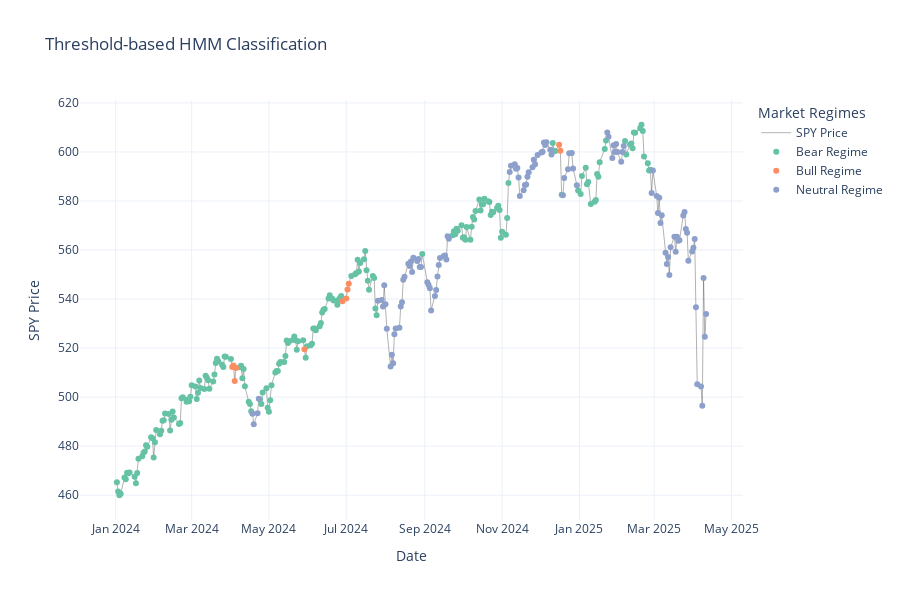
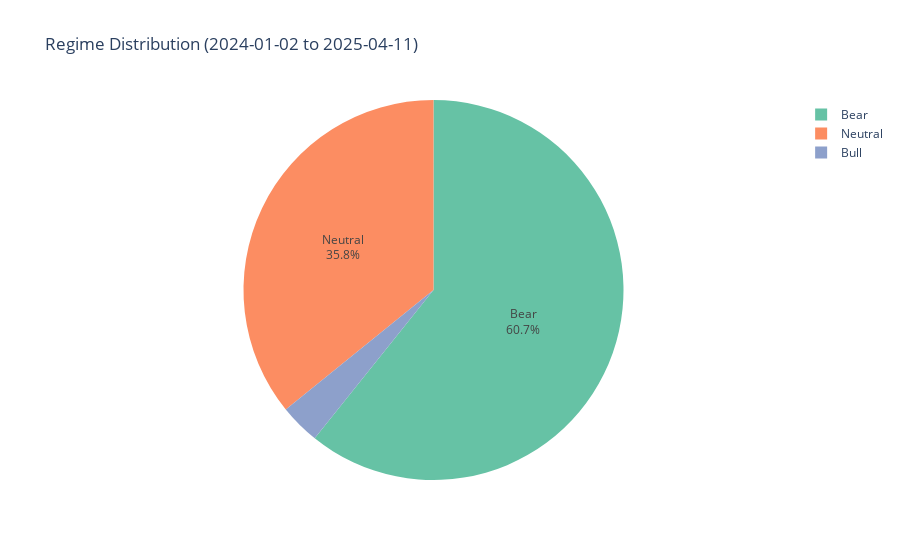

Notebook code for these charts, in order:
### Code cell
# %%
def get_posterior_probabilities(model, obs):
    """
    Compute posterior (gamma) probabilities for each time step in an HMM
    using the 'score_samples' method provided by hmmlearn.

    :param model: Trained hmmlearn GaussianHMM (or similar)
    :param obs: numpy array of shape (n_samples, n_features), the observation sequence
    :return: 2D numpy array of shape (n_samples, n_states) with posterior probabilities
    """
    # score_samples returns (total log-likelihood, posterior probabilities)
    _, posteriors = model.score_samples(obs)  
    return posteriors


def predict_regimes_with_threshold(model, data, start_date, end_date, regime_labels, threshold=0.6):
    """
    Predict market regimes using a trained HMM model, then apply a probability threshold
    to decide if we 'trust' a new state's posterior probability. If no state
    exceeds the threshold on a given day, remain in the previous day's regime.

    :param model: Trained hmmlearn GaussianHMM instance
    :param data: DataFrame with columns including 'Date' and the HPF features
    :param start_date: Start date string (YYYY-MM-DD)
    :param end_date: End date string (YYYY-MM-DD)
    :param regime_labels: List of string labels for each HMM state
    :param threshold: Float in [0,1], minimum posterior probability to accept a new regime
    :return: DataFrame with predicted regimes and final regime labels after threshold logic
    """
    # Filter data for prediction period
    pred_data = data[(data['Date'] >= start_date) & (data['Date'] <= end_date)].copy()
    if len(pred_data) == 0:
        print(f"No data available for period {start_date} to {end_date}")
        return None
    
    # Prepare observations
    obs = np.column_stack([
        pred_data['HPF_Volatility'].values, 
        pred_data['HPF_Return'].values,
        pred_data['HPF_LogVIX'].values,
        pred_data['HPF_SPY_Volume_Volatility'].values,
        pred_data['HPF_SPY_Volume_index_to_vol_20daySMA'].values,
        pred_data['HPF_volatility_VIX'].values,
        pred_data['HPF_Return_to_Volatility'].values
    ])
    
    # Compute posterior probabilities for each time step
    posteriors = get_posterior_probabilities(model, obs)  # shape (n_samples, n_states)
    
    # We will hold the final classification here
    final_states = np.zeros(len(pred_data), dtype=int)
    
    # Initialize with the maximum posterior state on the first day
    first_day_max = np.argmax(posteriors[0])
    final_states[0] = first_day_max
    
    # Apply threshold-based logic for subsequent days
    for i in range(1, len(pred_data)):
        max_state = np.argmax(posteriors[i])
        max_prob = posteriors[i, max_state]
        
        # If the new state's probability is below threshold, stick to previous day's state
        if max_prob < threshold:
            final_states[i] = final_states[i-1]
        else:
            # Accept the new state
            final_states[i] = max_state
    
    pred_data['Predicted_Regime'] = final_states
    pred_data['Regime_Label'] = [regime_labels[state] for state in final_states]
    
    # Print summary stats
    unique, counts = np.unique(final_states, return_counts=True)
    total_days = len(pred_data)
    print(f"\nThreshold-based Regime Prediction from {start_date} to {end_date}")
    print(f"Threshold = {threshold:.2f}")
    print(f"{'Regime':<10} {'Label':<10} {'Days':<6} {'Pct':<6}")
    for st, cnt in zip(unique, counts):
        pct = cnt / total_days * 100
        print(f"{st:<10} {regime_labels[st]:<10} {cnt:<6} {pct:.2f}%")
    
    return pred_data

# USAGE EXAMPLE AFTER YOU RUN YOUR 'main()':
# --------------------------------------------------------
threshold_results = predict_regimes_with_threshold(
     model_objects['model'],
     model_objects['data'],
     "2024-01-02",
     "2025-04-13",
     model_objects['regime_labels'],
     threshold=0.95
)
plot_regimes(threshold_results, "Threshold-based HMM Classification")

### Figure 1 — Plotly figure (JSON) as saved in the notebook; plotly's stock layout.template omitted (floating-point values rounded to 4 significant figures; data arrays with more than 128 entries replaced by an {"elided": "..."} marker saying what was removed)
{"data": [{"line": {"color": "rgba(0,0,0,0.3)", "width": 1}, "mode": "lines", "name": "SPY Price", "type": "scatter", "x": {"elided": "321 str values"}, "y": {"elided": "321 float values"}}, {"hovertemplate": "%{x}<br>Price: %{y:.2f}<br>Regime: Bear", "marker": {"color": "rgb(102,194,165)", "size": 6}, "mode": "markers", "name": "Bear Regime", "type": "scatter", "x": {"elided": "195 str values"}, "y": {"elided": "195 float values"}}, {"hovertemplate": "%{x}<br>Price: %{y:.2f}<br>Regime: Bull", "marker": {"color": "rgb(252,141,98)", "size": 6}, "mode": "markers", "name": "Bull Regime", "type": "scatter", "x": ["2024-04-02T00:00:00.000000000", "2024-04-03T00:00:00.000000000", "2024-04-04T00:00:00.000000000", "2024-04-05T00:00:00.000000000", "2024-05-29T00:00:00.000000000", "2024-06-28T00:00:00.000000000", "2024-07-01T00:00:00.000000000", "2024-07-02T00:00:00.000000000", "2024-07-03T00:00:00.000000000", "2024-12-16T00:00:00.000000000", "2024-12-17T00:00:00.000000000"], "y": [512.3, 512.9, 506.6, 511.9, 519.5, 539.1, 540.2, 543.9, 546.3, 602.9, 600.5]}, {"hovertemplate": "%{x}<br>Price: %{y:.2f}<br>Regime: Neutral", "marker": {"color": "rgb(141,160,203)", "size": 6}, "mode": "markers", "name": "Neutral Regime", "type": "scatter", "x": ["2024-04-18T00:00:00.000000000", "2024-04-19T00:00:00.000000000", "2024-04-22T00:00:00.000000000", "2024-04-23T00:00:00.000000000", "2024-07-26T00:00:00.000000000", "2024-07-29T00:00:00.000000000", "2024-07-30T00:00:00.000000000", "2024-07-31T00:00:00.000000000", "2024-08-01T00:00:00.000000000", "2024-08-02T00:00:00.000000000", "2024-08-05T00:00:00.000000000", "2024-08-06T00:00:00.000000000", "2024-08-07T00:00:00.000000000", "2024-08-08T00:00:00.000000000", "2024-08-09T00:00:00.000000000", "2024-08-12T00:00:00.000000000", "2024-08-13T00:00:00.000000000", "2024-08-14T00:00:00.000000000", "2024-08-15T00:00:00.000000000", "2024-08-16T00:00:00.000000000", "2024-08-19T00:00:00.000000000", "2024-08-20T00:00:00.000000000", "2024-08-21T00:00:00.000000000", "2024-08-22T00:00:00.000000000", "2024-08-23T00:00:00.000000000", "2024-08-26T00:00:00.000000000", "2024-08-27T00:00:00.000000000", "2024-08-28T00:00:00.000000000", "2024-08-29T00:00:00.000000000", "2024-09-03T00:00:00.000000000", "2024-09-04T00:00:00.000000000", "2024-09-05T00:00:00.000000000", "2024-09-06T00:00:00.000000000", "2024-09-09T00:00:00.000000000", "2024-09-10T00:00:00.000000000", "2024-09-11T00:00:00.000000000", "2024-09-12T00:00:00.000000000", "2024-09-13T00:00:00.000000000", "2024-09-16T00:00:00.000000000", "2024-09-17T00:00:00.000000000", "2024-09-18T00:00:00.000000000", "2024-09-19T00:00:00.000000000", "2024-09-20T00:00:00.000000000", "2024-11-07T00:00:00.000000000", "2024-11-08T00:00:00.000000000", "2024-11-11T00:00:00.000000000", "2024-11-12T00:00:00.000000000", "2024-11-13T00:00:00.000000000", "2024-11-14T00:00:00.000000000", "2024-11-15T00:00:00.000000000", "2024-11-18T00:00:00.000000000", "2024-11-19T00:00:00.000000000", "2024-11-20T00:00:00.000000000", "2024-11-21T00:00:00.000000000", "2024-11-22T00:00:00.000000000", "2024-11-25T00:00:00.000000000", "2024-11-26T00:00:00.000000000", "2024-11-27T00:00:00.000000000", "2024-11-29T00:00:00.000000000", "2024-12-02T00:00:00.000000000", "2024-12-03T00:00:00.000000000", "2024-12-04T00:00:00.000000000", "2024-12-05T00:00:00.000000000", "2024-12-06T00:00:00.000000000", "2024-12-09T00:00:00.000000000", "2024-12-10T00:00:00.000000000", "2024-12-19T00:00:00.000000000", "2024-12-20T00:00:00.000000000", "2024-12-23T00:00:00.000000000", "2024-12-24T00:00:00.000000000", "2024-12-26T00:00:00.000000000", "2024-12-27T00:00:00.000000000", "2024-12-30T00:00:00.000000000", "2025-01-23T00:00:00.000000000", "2025-01-24T00:00:00.000000000", "2025-01-27T00:00:00.000000000", "2025-01-28T00:00:00.000000000", "2025-01-29T00:00:00.000000000", "2025-01-30T00:00:00.000000000", "2025-01-31T00:00:00.000000000", "2025-02-03T00:00:00.000000000", "2025-02-04T00:00:00.000000000", "2025-02-05T00:00:00.000000000", "2025-02-27T00:00:00.000000000", "2025-02-28T00:00:00.000000000", "2025-03-03T00:00:00.000000000", "2025-03-04T00:00:00.000000000", "2025-03-05T00:00:00.000000000", "2025-03-06T00:00:00.000000000", "2025-03-07T00:00:00.000000000", "2025-03-10T00:00:00.000000000", "2025-03-11T00:00:00.000000000", "2025-03-12T00:00:00.000000000", "2025-03-13T00:00:00.000000000", "2025-03-14T00:00:00.000000000", "2025-03-17T00:00:00.000000000", "2025-03-18T00:00:00.000000000", "2025-03-19T00:00:00.000000000", "2025-03-20T00:00:00.000000000", "2025-03-21T00:00:00.000000000", "2025-03-24T00:00:00.000000000", "2025-03-25T00:00:00.000000000", "2025-03-26T00:00:00.000000000", "2025-03-27T00:00:00.000000000", "2025-03-28T00:00:00.000000000", "2025-03-31T00:00:00.000000000", "2025-04-01T00:00:00.000000000", "2025-04-02T00:00:00.000000000", "2025-04-03T00:00:00.000000000", "2025-04-04T00:00:00.000000000", "2025-04-07T00:00:00.000000000", "2025-04-08T00:00:00.000000000", "2025-04-09T00:00:00.000000000", "2025-04-10T00:00:00.000000000", "2025-04-11T00:00:00.000000000"], "y": [493.2, 488.9, 493.4, 499.3, 539.3, 539.6, 536.9, 545.6, 537.9, 527.9, 512.5, 517.3, 513.8, 525.7, 528.0, 528.3, 537.0, 538.6, 547.9, 549.1, 554.4, 553.5, 555.4, 551.0, 556.9, 555.5, 556.3, 553.1, 553.1, 546.9, 545.8, 544.5, 535.3, 541.3, 543.6, 549.2, 553.8, 556.7, 557.6, 557.8, 556.1, 565.6, 564.6, 591.8, 594.4, 595.0, 593.1, 593.4, 589.6, 582.0, 584.4, 586.6, 586.8, 589.9, 591.7, 593.7, 596.8, 595.0, 598.7, 599.8, 600.1, 603.8, 602.8, 604.0, 600.8, 599.0, 582.4, 589.4, 592.9, 599.5, 599.5, 593.2, 586.5, 607.9, 606.1, 597.6, 602.7, 600.0, 603.2, 600.0, 596.0, 600.0, 602.4, 583.3, 592.4, 582.0, 575.1, 581.3, 571.0, 574.2, 558.9, 554.3, 557.2, 549.8, 561.1, 565.4, 559.3, 565.4, 563.8, 564.0, 574.1, 575.5, 568.6, 567.1, 555.7, 559.4, 561.0, 564.5, 536.7, 505.3, 504.4, 496.5, 548.6, 524.6, 533.9]}], "layout": {"height": 600, "hovermode": "closest", "legend": {"title": {"text": "Market Regimes"}}, "title": {"text": "Threshold-based HMM Classification"}, "xaxis": {"title": {"text": "Date"}}, "yaxis": {"title": {"text": "SPY Price"}}}}

### Figure 2 — Plotly figure (JSON) as saved in the notebook; plotly's stock layout.template omitted (floating-point values rounded to 4 significant figures)
{"data": [{"domain": {"x": [0, 1], "y": [0, 1]}, "hovertemplate": "Regime=%{label}<br>Percentage=%{value}<extra></extra>", "labels": ["Bear", "Neutral", "Bull"], "legendgroup": "", "name": "", "showlegend": true, "textinfo": "percent+label", "textposition": "inside", "type": "pie", "values": [60.75, 35.83, 3.427]}], "layout": {"legend": {"tracegroupgap": 0}, "piecolorway": ["rgb(102,194,165)", "rgb(252,141,98)", "rgb(141,160,203)"], "title": {"text": "Regime Distribution (2024-01-02 to 2025-04-11)"}, "uniformtext": {"minsize": 12, "mode": "hide"}}}
